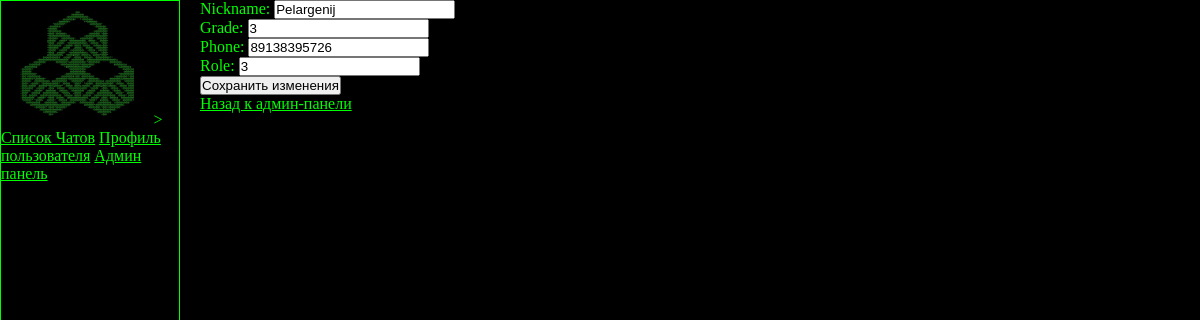
/chats/admin/edit_user/1/ (signed in), run on the app's committed database.
### chats/models.py (models this page shows, shortened)
class UserProfile(models.Model):
    user = models.OneToOneField(User, on_delete=models.CASCADE, related_name='user_profiles')
    nickname = models.CharField(max_length=30)
    grade = models.CharField(max_length=10)
    phone = models.CharField(max_length=15)
    role = models.IntegerField(default=1)
    email = models.EmailField(unique=True)

### chats/views.py (the view)
# urls.py: path('admin/edit_user/<int:user_id>/', edit_user, name='edit_user'),
@login_required(login_url='register2')
def edit_user(request, user_id):
    user_profile = get_object_or_404(UserProfile, id=user_id)
    if request.method == 'POST':
        form = UserProfileForm(request.POST, instance=user_profile)
        if form.is_valid():
            form.save()
            return redirect('admin_panel')  # Вернуться на страницу админ-панели после сохранения
    else:
        form = UserProfileForm(instance=user_profile)
    return render(request, 'chats/edit_user.html', {'form': form, 'user_profile': user_profile})

### chats/forms.py
class UserProfileForm(forms.ModelForm):
    class Meta:
        model = UserProfile
        fields = ['nickname', 'grade', 'phone', 'role']

### chats/templates/chats/edit_user.html (shortened to what this page needs)
{% extends 'chats/base.html' %}
{% block content %}
<form method="POST">
    {{ form.as_p }}
    <button type="submit">Сохранить изменения</button>
</form>
<a href="{% url 'admin_panel' %}">Назад к админ-панели</a>
{% endblock %}

### chats/static/chats/styles.css (style rules this page uses)
* { padding: 0; margin: 0; box-sizing: border-box; }
body { width: 100%; height: 100vh; display: flex; flex-direction: row; background: black; color: #0f0 }
a { color: #0f0; }

### data on the page
UserProfile: nickname "Pelargenij", grade "3", phone "89138395726", role "3"
